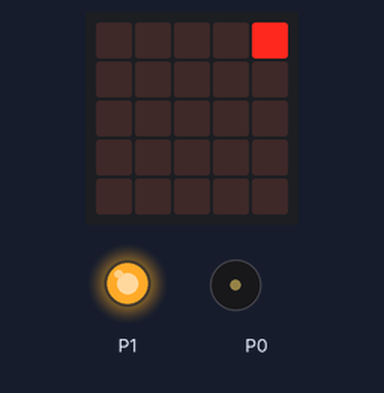
The program below on a simulated BBC micro:bit (MakeCode). Shown: the board's 5×5 LED display, output pins drawn as LEDs (lit = HIGH), buzzer (waves = sounding). At 2.2 s the program stops and its outputs stay as they are.

Above: at 1.2 s.
At 2.2 s:
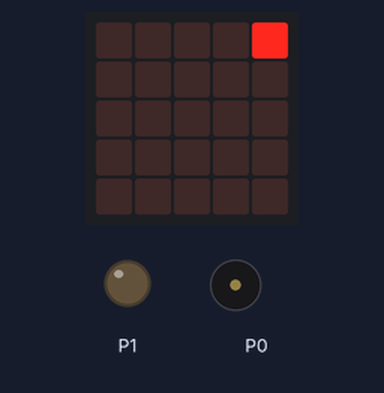
Timing chart, 0 to 3.7 s (numbered marks = the images above):
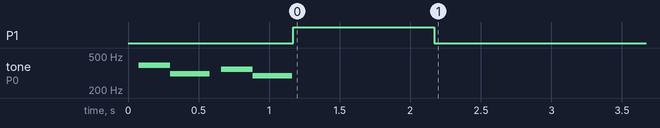

Measured:
- by itself, P1: LOW → HIGH at 1.2 s, → LOW 1.0 s later
- by itself, tone on P0: plays 392 Hz for 0.23 s, 311 Hz for 0.28 s, 349 Hz for 0.23 s, 294 Hz for 0.28 s

The program:

main.ts
```typescript
music.onEvent(MusicEvent.MelodyEnded, function () {
    led.plot(4, 0)
    pins.digitalWritePin(DigitalPin.P1, 1)
    basic.pause(1000)
    pins.digitalWritePin(DigitalPin.P1, 0)
})
music.setBuiltInSpeakerEnabled(true)
music.changeTempoBy(300)
music.startMelody(music.builtInMelody(Melodies.Dadadadum), MelodyOptions.Once)
```

test.ts
```typescript
// testes vão aqui; isto não será compilado quando este pacote for usado como uma extensão.
```
